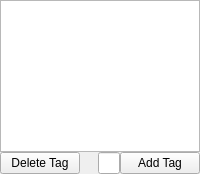
<?xml version="1.0" encoding="UTF-8"?>
<ui version="4.0">
 <class>TagWidget</class>
 <widget class="QWidget" name="TagWidget">
  <property name="geometry">
   <rect>
    <x>0</x>
    <y>0</y>
    <width>200</width>
    <height>174</height>
   </rect>
  </property>
  <property name="sizePolicy">
   <sizepolicy hsizetype="MinimumExpanding" vsizetype="Preferred">
    <horstretch>0</horstretch>
    <verstretch>0</verstretch>
   </sizepolicy>
  </property>
  <property name="windowTitle">
   <string>Form</string>
  </property>
  <layout class="QGridLayout" name="gridLayout">
   <property name="leftMargin">
    <number>0</number>
   </property>
   <property name="topMargin">
    <number>0</number>
   </property>
   <property name="rightMargin">
    <number>0</number>
   </property>
   <property name="bottomMargin">
    <number>0</number>
   </property>
   <property name="spacing">
    <number>0</number>
   </property>
   <item row="0" column="0">
    <widget class="QTextBrowser" name="edtTags"/>
   </item>
   <item row="1" column="0">
    <widget class="QWidget" name="wdgControls" native="true">
     <layout class="QHBoxLayout" name="horizontalLayout">
      <property name="spacing">
       <number>0</number>
      </property>
      <property name="leftMargin">
       <number>0</number>
      </property>
      <property name="topMargin">
       <number>0</number>
      </property>
      <property name="rightMargin">
       <number>0</number>
      </property>
      <property name="bottomMargin">
       <number>0</number>
      </property>
      <item>
       <widget class="QPushButton" name="pbDeleteTag">
        <property name="text">
         <string>Delete Tag</string>
        </property>
       </widget>
      </item>
      <item>
       <spacer name="hSpacer">
        <property name="orientation">
         <enum>Qt::Horizontal</enum>
        </property>
        <property name="sizeHint" stdset="0">
         <size>
          <width>114</width>
          <height>20</height>
         </size>
        </property>
       </spacer>
      </item>
      <item>
       <widget class="QLineEdit" name="leTag"/>
      </item>
      <item>
       <widget class="QPushButton" name="pbAddTag">
        <property name="text">
         <string>Add Tag</string>
        </property>
       </widget>
      </item>
     </layout>
    </widget>
   </item>
  </layout>
 </widget>
 <resources/>
 <connections/>
</ui>
